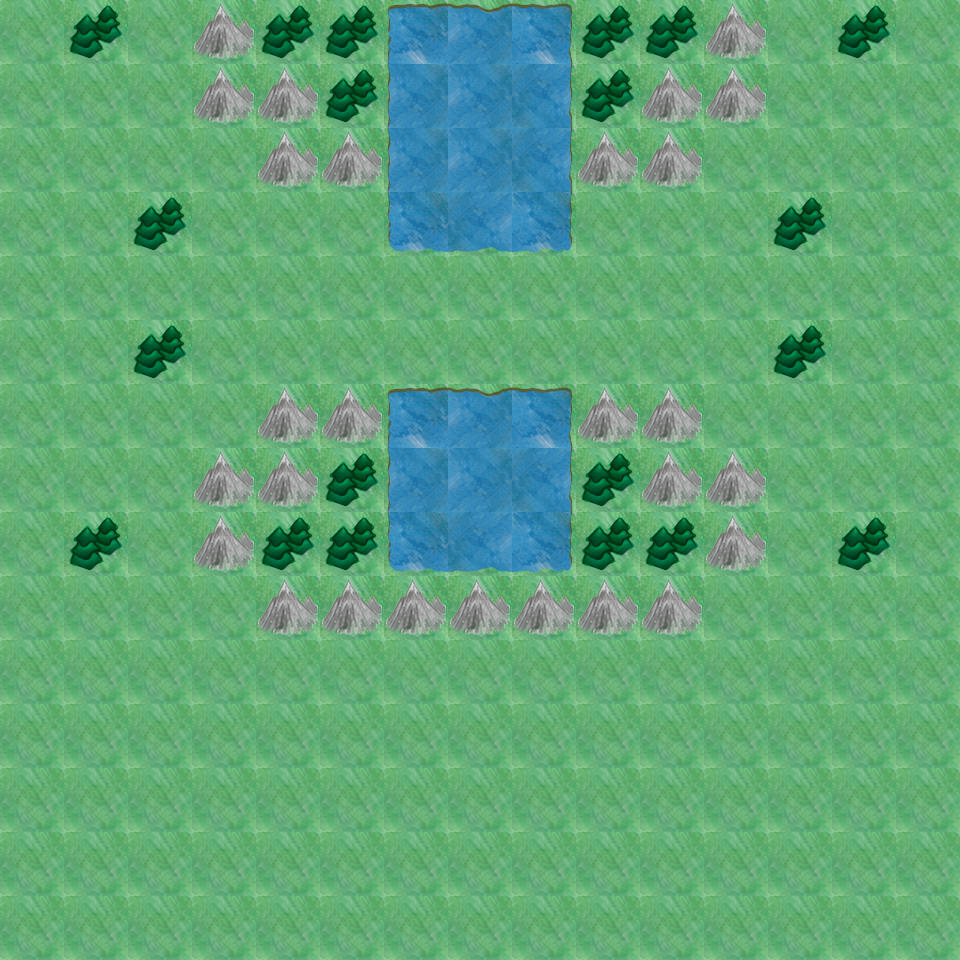

This game map was drawn from its Tiled (.tmx) file and the tilesets committed beside it. A one-line description and the trimmed map source follow:
An orthogonal 15x15 tile map with 64x64 px tiles, 1 tile layer (Background) and 17 objects.

<map version="1.0" orientation="orthogonal" width="15" height="15" tilewidth="64" tileheight="64">
 <tileset firstgid="1" name="TileLayer_background-hd" tilewidth="64" tileheight="64">
  <image source="TileLayer_background-hd.png" width="2048" height="2048" />
  <tile id="0">
   <properties>
    <property name="MovementCost" value="1" />
    <property name="TileType" value="Grass" />
    <property name="defensiveBonus" value="0" />
   </properties>
  </tile>
  <tile id="1">
   <properties>
    <property name="MovementCost" value="2" />
    <property name="TileType" value="Mountain" />
    <property name="defensiveBonus" value="4" />
   </properties>
  </tile>
  <tile id="32">
   <properties>
    <property name="MovementCost" value="4" />
    <property name="TileType" value="River" />
    <property name="defensiveBonus" value="0" />
   </properties>
  </tile>
  <tile id="33">
   <properties>
    <property name="MovementCost" value="1" />
    <property name="TileType" value="Forest" />
    <property name="defensiveBonus" value="2" />
   </properties>
  </tile>
  <tile id="64">
   <properties>
    <property name="MovementCost" value="4" />
    <property name="TileType" value="River" />
    <property name="defensiveBonus" value="0" />
   </properties>
  </tile>
  <tile id="65">
   <properties>
    <property name="MovementCost" value="4" />
    <property name="TileType" value="River" />
    <property name="defensiveBonus" value="0" />
   </properties>
  </tile>
  <tile id="66">
   <properties>
    <property name="MovementCost" value="4" />
    <property name="TileType" value="River" />
    <property name="defensiveBonus" value="0" />
   </properties>
  </tile>
  <tile id="96">
   <properties>
    <property name="MovementCost" value="4" />
    <property name="TileType" value="River" />
    <property name="defensiveBonus" value="0" />
   </properties>
  </tile>
  <tile id="97">
   <properties>
    <property name="MovementCost" value="4" />
    <property name="TileType" value="River" />
    <property name="defensiveBonus" value="0" />
   </properties>
  </tile>
  <tile id="98">
   <properties>
    <property name="MovementCost" value="4" />
    <property name="TileType" value="River" />
    <property name="defensiveBonus" value="0" />
   </properties>
  </tile>
  <tile id="128">
   <properties>
    <property name="MovementCost" value="4" />
    <property name="TileType" value="River" />
    <property name="defensiveBonus" value="0" />
   </properties>
  </tile>
  <tile id="129">
   <properties>
    <property name="MovementCost" value="4" />
    <property name="TileType" value="River" />
    <property name="defensiveBonus" value="0" />
   </properties>
  </tile>
  <tile id="130">
   <properties>
    <property name="MovementCost" value="4" />
    <property name="TileType" value="River" />
    <property name="defensiveBonus" value="0" />
   </properties>
  </tile>
  <tile id="160">
   <properties>
    <property name="MovementCost" value="4" />
    <property name="TileType" value="River" />
    <property name="defensiveBonus" value="0" />
   </properties>
  </tile>
  <tile id="161">
   <properties>
    <property name="MovementCost" value="4" />
    <property name="TileType" value="River" />
    <property name="defensiveBonus" value="0" />
   </properties>
  </tile>
  <tile id="162">
   <properties>
    <property name="MovementCost" value="4" />
    <property name="TileType" value="River" />
    <property name="defensiveBonus" value="0" />
   </properties>
  </tile>
 </tileset>
 <layer name="Background" width="15" height="15">
  <data>[225 cells, 225 non-empty, 12 distinct tile ids]</data>
 </layer>
 <objectgroup name="Units_P1" width="15" height="15">
  <object x="64" y="320" width="64" height="64">
   <properties>
    <property name="Type" value="BattleMage" />
   </properties>
  </object>
  <object x="64" y="448" width="64" height="64">
   <properties>
    <property name="Type" value="BattleMage" />
   </properties>
  </object>
  <object x="64" y="64" width="64" height="64">
   <properties>
    <property name="Type" value="Scout" />
   </properties>
  </object>
  <object x="64" y="192" width="64" height="64">
   <properties>
    <property name="Type" value="Ranger" />
   </properties>
  </object>
  <object x="192" y="320" width="64" height="64">
   <properties>
    <property name="Type" value="Footman" />
   </properties>
  </object>
  <object x="192" y="192" width="64" height="64">
   <properties>
    <property name="Type" value="Footman" />
   </properties>
  </object>
  <object x="384" y="128" width="64" height="64">
   <properties>
    <property name="Type" value="Boat" />
   </properties>
  </object>
 </objectgroup>
 <objectgroup name="Units_P2" width="15" height="15">
  <object x="704" y="192" width="64" height="64">
   <properties>
    <property name="Type" value="Footman" />
   </properties>
  </object>
  <object x="704" y="320" width="64" height="64">
   <properties>
    <property name="Type" value="Footman" />
   </properties>
  </object>
  <object x="832" y="320" width="64" height="64">
   <properties>
    <property name="Type" value="BattleMage" />
   </properties>
  </object>
  <object x="832" y="64" width="64" height="64">
   <properties>
    <property name="Type" value="Scout" />
   </properties>
  </object>
  <object x="832" y="192" width="64" height="64">
   <properties>
    <property name="Type" value="Ranger" />
   </properties>
  </object>
  <object x="832" y="448" width="64" height="64">
   <properties>
    <property name="Type" value="BattleMage" />
   </properties>
  </object>
 </objectgroup>
 <objectgroup name="Buildings_P1" width="15" height="15">
  <object x="0" y="192" width="64" height="128">
   <properties>
    <property name="Type" value="Castle" />
   </properties>
  </object>
  <object x="128" y="576" width="64" height="64">
   <properties>
    <property name="Type" value="Barracks" />
   </properties>
  </object>
 </objectgroup>
 <objectgroup name="Buildings_P2" width="15" height="15">
  <object x="896" y="192" width="64" height="128">
   <properties>
    <property name="Type" value="Castle" />
   </properties>
  </object>
  <object x="768" y="576" width="64" height="64">
   <properties>
    <property name="Type" value="Barracks" />
   </properties>
  </object>
 </objectgroup>
</map>